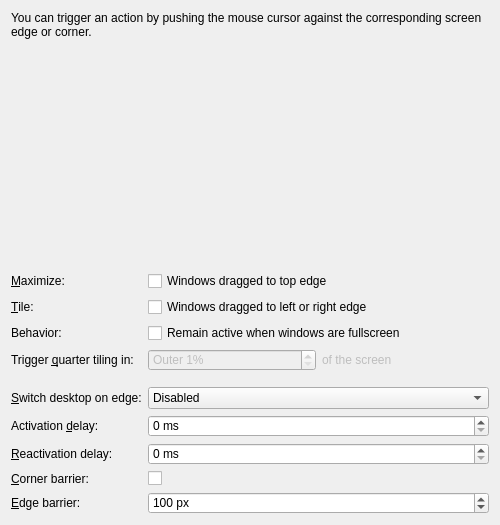
<?xml version="1.0" encoding="UTF-8"?>
<ui version="4.0">
 <class>KWinScreenEdgesConfigUI</class>
 <widget class="QWidget" name="KWinScreenEdgesConfigUI">
  <property name="geometry">
   <rect>
    <x>0</x>
    <y>0</y>
    <width>500</width>
    <height>525</height>
   </rect>
  </property>
  <property name="minimumSize">
   <size>
    <width>500</width>
    <height>525</height>
   </size>
  </property>
  <layout class="QVBoxLayout" name="verticalLayout">
   <item>
    <widget class="QLabel" name="infoLabel">
     <property name="text">
      <string>You can trigger an action by pushing the mouse cursor against the corresponding screen edge or corner.</string>
     </property>
     <property name="wordWrap">
      <bool>true</bool>
     </property>
    </widget>
   </item>
   <item>
    <spacer name="verticalSpacer_2">
     <property name="orientation">
      <enum>Qt::Vertical</enum>
     </property>
     <property name="sizeType">
      <enum>QSizePolicy::Minimum</enum>
     </property>
     <property name="sizeHint" stdset="0">
      <size>
       <width>20</width>
       <height>20</height>
      </size>
     </property>
    </spacer>
   </item>
   <item>
    <widget class="KWin::Monitor" name="monitor" native="true">
     <property name="minimumSize">
      <size>
       <width>200</width>
       <height>200</height>
      </size>
     </property>
     <property name="focusPolicy">
      <enum>Qt::StrongFocus</enum>
     </property>
    </widget>
   </item>
   <item>
    <layout class="QFormLayout" name="formLayout">
     <property name="formAlignment">
      <set>Qt::AlignHCenter|Qt::AlignTop</set>
     </property>
     <item row="0" column="0">
      <widget class="QLabel" name="quickMaximizeLabel">
       <property name="text">
        <string>&amp;Maximize:</string>
       </property>
       <property name="buddy">
        <cstring>kcfg_ElectricBorderMaximize</cstring>
       </property>
      </widget>
     </item>
     <item row="0" column="1">
      <widget class="QCheckBox" name="kcfg_ElectricBorderMaximize">
       <property name="text">
        <string>Windows dragged to top edge</string>
       </property>
      </widget>
     </item>
     <item row="1" column="0">
      <widget class="QLabel" name="quickTileLabel">
       <property name="text">
        <string>&amp;Tile:</string>
       </property>
       <property name="buddy">
        <cstring>kcfg_ElectricBorderTiling</cstring>
       </property>
      </widget>
     </item>
     <item row="1" column="1">
      <widget class="QCheckBox" name="kcfg_ElectricBorderTiling">
       <property name="text">
        <string>Windows dragged to left or right edge</string>
       </property>
      </widget>
     </item>
     <item row="2" column="0">
      <widget class="QLabel" name="label">
       <property name="text">
        <string>Behavior:</string>
       </property>
      </widget>
     </item>
     <item row="2" column="1">
      <widget class="QCheckBox" name="remainActiveOnFullscreen">
       <property name="text">
        <string>Remain active when windows are fullscreen</string>
       </property>
      </widget>
     </item>
     <item row="3" column="0">
      <widget class="QLabel" name="electricBorderCornerRatioLabel">
       <property name="text">
        <string>Trigger &amp;quarter tiling in:</string>
       </property>
       <property name="buddy">
        <cstring>electricBorderCornerRatioSpin</cstring>
       </property>
      </widget>
     </item>
     <item row="3" column="1">
      <layout class="QHBoxLayout" name="horizontalLayout">
       <item>
        <widget class="QSpinBox" name="electricBorderCornerRatioSpin">
         <property name="enabled">
          <bool>false</bool>
         </property>
         <property name="suffix">
          <string>%</string>
         </property>
         <property name="prefix">
          <string>Outer </string>
         </property>
         <property name="minimum">
          <number>1</number>
         </property>
         <property name="maximum">
          <number>49</number>
         </property>
        </widget>
       </item>
       <item>
        <widget class="QLabel" name="label_1">
         <property name="enabled">
          <bool>false</bool>
         </property>
         <property name="text">
          <string>of the screen</string>
         </property>
        </widget>
       </item>
      </layout>
     </item>
     <item row="4" column="1">
      <spacer name="verticalSpacer_1">
       <property name="orientation">
        <enum>Qt::Vertical</enum>
       </property>
       <property name="sizeType">
        <enum>QSizePolicy::Fixed</enum>
       </property>
       <property name="sizeHint" stdset="0">
        <size>
         <width>20</width>
         <height>4</height>
        </size>
       </property>
      </spacer>
     </item>
     <item row="5" column="0">
      <widget class="QLabel" name="desktopSwitchLabel">
       <property name="toolTip">
        <string>Change desktop when the mouse cursor is pushed against the edge of the screen</string>
       </property>
       <property name="text">
        <string>&amp;Switch desktop on edge:</string>
       </property>
       <property name="buddy">
        <cstring>kcfg_ElectricBorders</cstring>
       </property>
      </widget>
     </item>
     <item row="5" column="1">
      <widget class="QComboBox" name="kcfg_ElectricBorders">
       <item>
        <property name="text">
         <string comment="Switch desktop on edge">Disabled</string>
        </property>
       </item>
       <item>
        <property name="text">
         <string>Only when moving windows</string>
        </property>
       </item>
       <item>
        <property name="text">
         <string>Always enabled</string>
        </property>
       </item>
      </widget>
     </item>
     <item row="6" column="0">
      <widget class="QLabel" name="activationDelayLabel">
       <property name="toolTip">
        <string>Amount of time required for the mouse cursor to be pushed against the edge of the screen before the action is triggered</string>
       </property>
       <property name="text">
        <string>Activation &amp;delay:</string>
       </property>
       <property name="buddy">
        <cstring>kcfg_ElectricBorderDelay</cstring>
       </property>
      </widget>
     </item>
     <item row="6" column="1">
      <widget class="QSpinBox" name="kcfg_ElectricBorderDelay">
       <property name="suffix">
        <string> ms</string>
       </property>
       <property name="maximum">
        <number>1000</number>
       </property>
       <property name="singleStep">
        <number>50</number>
       </property>
       <property name="value">
        <number>0</number>
       </property>
      </widget>
     </item>
     <item row="7" column="0">
      <widget class="QLabel" name="triggerCooldownLabel">
       <property name="enabled">
        <bool>true</bool>
       </property>
       <property name="toolTip">
        <string>Amount of time required after triggering an action until the next trigger can occur</string>
       </property>
       <property name="text">
        <string>&amp;Reactivation delay:</string>
       </property>
       <property name="buddy">
        <cstring>kcfg_ElectricBorderCooldown</cstring>
       </property>
      </widget>
     </item>
     <item row="7" column="1">
      <widget class="QSpinBox" name="kcfg_ElectricBorderCooldown">
       <property name="enabled">
        <bool>true</bool>
       </property>
       <property name="suffix">
        <string> ms</string>
       </property>
       <property name="maximum">
        <number>1000</number>
       </property>
       <property name="singleStep">
        <number>50</number>
       </property>
       <property name="value">
        <number>0</number>
       </property>
      </widget>
     </item>
     <item row="8" column="0">
      <widget class="QLabel" name="CornerBarrierLabel">
       <property name="text">
        <string>&amp;Corner barrier:</string>
       </property>
       <property name="buddy">
        <cstring>kcfg_CornerBarrier</cstring>
       </property>
      </widget>
     </item>
     <item row="8" column="1">
      <widget class="QCheckBox" name="kcfg_CornerBarrier">
       <property name="whatsThis">
        <string>Here you can enable or disable the virtual corner barrier between screens. The barrier prevents the cursor from moving to another screen when it is already touching a screen corner. This makes it easier to trigger user interface elements like maximized windows' close buttons when using multiple screens.</string>
       </property>
       <property name="toolTip">
        <string comment="@info:tooltip">Prevents cursors from crossing at screen corners.</string>
       </property>
      </widget>
     </item>
     <item row="9" column="0">
      <widget class="QLabel" name="EdgeBarrierLabel">
       <property name="text">
        <string>&amp;Edge barrier:</string>
       </property>
       <property name="buddy">
        <cstring>kcfg_EdgeBarrier</cstring>
       </property>
      </widget>
     </item>
     <item row="9" column="1">
      <widget class="QSpinBox" name="kcfg_EdgeBarrier">
       <property name="whatsThis">
        <string>Here you can set size of the edge barrier between different screens. The barrier adds additional distance you have to move your pointer before it crosses the edge onto the other screen. This makes it easier to access user interface elements like Plasma Panels that are located on an edge between screens.</string>
       </property>
       <property name="toolTip">
        <string comment="@info:tooltip">Additional distance cursor needs to travel to cross screen edges.</string>
       </property>
       <property name="specialValueText">
        <string>None</string>
       </property>
       <property name="suffix">
        <string> px</string>
       </property>
       <property name="minimum">
        <number>0</number>
       </property>
       <property name="maximum">
        <number>1000</number>
       </property>
       <property name="value">
        <number>100</number>
       </property>
      </widget>
     </item>
    </layout>
   </item>
   <item>
    <spacer name="verticalSpacer_3">
     <property name="orientation">
      <enum>Qt::Vertical</enum>
     </property>
     <property name="sizeType">
      <enum>QSizePolicy::Expanding</enum>
     </property>
     <property name="sizeHint" stdset="0">
      <size>
       <width>0</width>
       <height>0</height>
      </size>
     </property>
    </spacer>
   </item>
  </layout>
 </widget>
 <customwidgets>
  <customwidget>
   <class>KWin::Monitor</class>
   <extends>QWidget</extends>
   <header>monitor.h</header>
   <container>1</container>
  </customwidget>
 </customwidgets>
 <resources/>
 <connections>
  <connection>
   <sender>kcfg_ElectricBorderTiling</sender>
   <signal>toggled(bool)</signal>
   <receiver>label_1</receiver>
   <slot>setEnabled(bool)</slot>
   <hints>
    <hint type="sourcelabel">
     <x>20</x>
     <y>20</y>
    </hint>
    <hint type="destinationlabel">
     <x>20</x>
     <y>20</y>
    </hint>
   </hints>
  </connection>
  <connection>
   <sender>kcfg_ElectricBorderTiling</sender>
   <signal>toggled(bool)</signal>
   <receiver>electricBorderCornerRatioSpin</receiver>
   <slot>setEnabled(bool)</slot>
   <hints>
    <hint type="sourcelabel">
     <x>20</x>
     <y>20</y>
    </hint>
    <hint type="destinationlabel">
     <x>20</x>
     <y>20</y>
    </hint>
   </hints>
  </connection>
  <connection>
   <sender>kcfg_ElectricBorderTiling</sender>
   <signal>toggled(bool)</signal>
   <receiver>electricBorderCornerRatioLabel</receiver>
   <slot>setEnabled(bool)</slot>
   <hints>
    <hint type="sourcelabel">
     <x>20</x>
     <y>20</y>
    </hint>
    <hint type="destinationlabel">
     <x>20</x>
     <y>20</y>
    </hint>
   </hints>
  </connection>
 </connections>
</ui>
